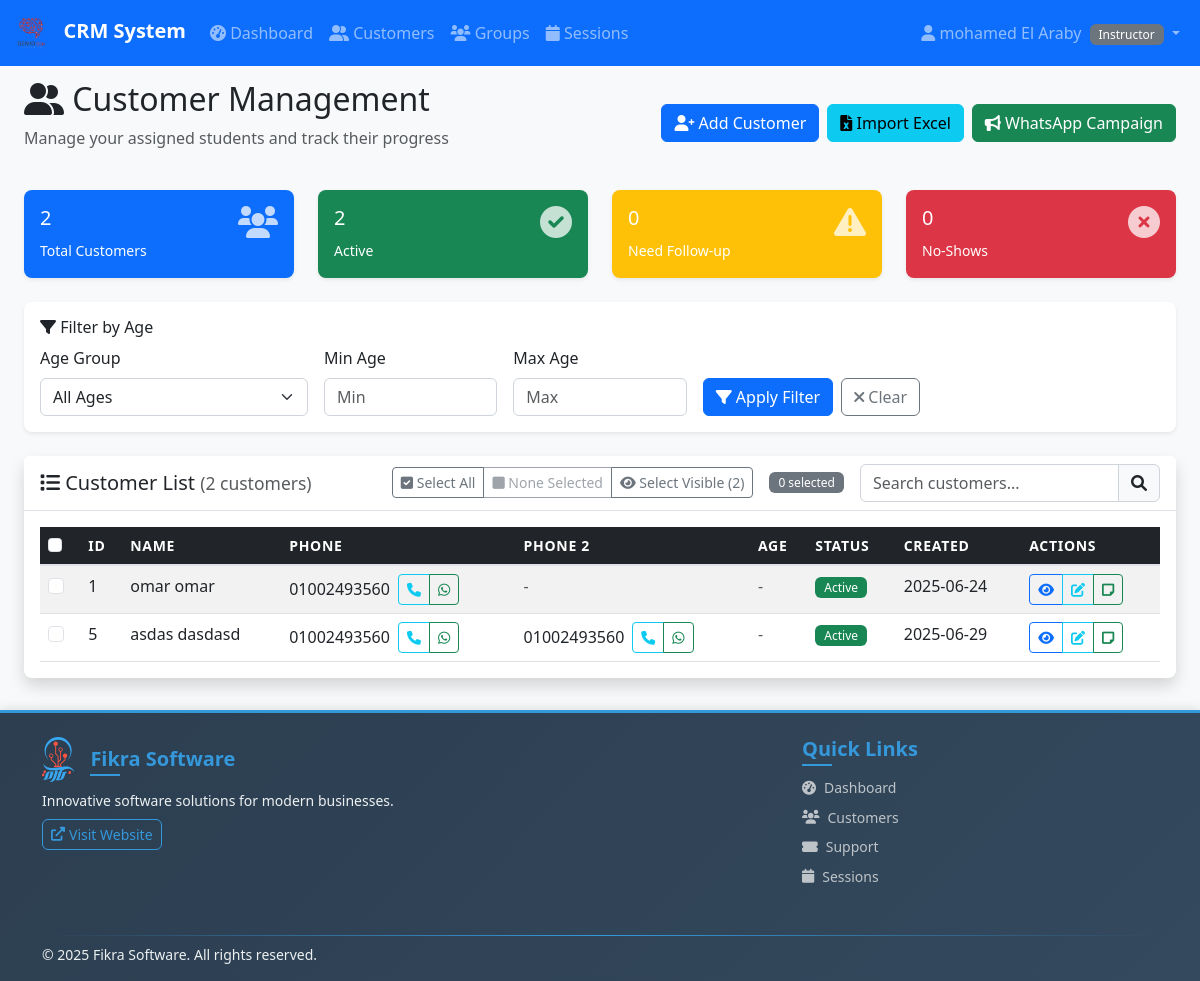
The app's page /customers (signed in), older data.
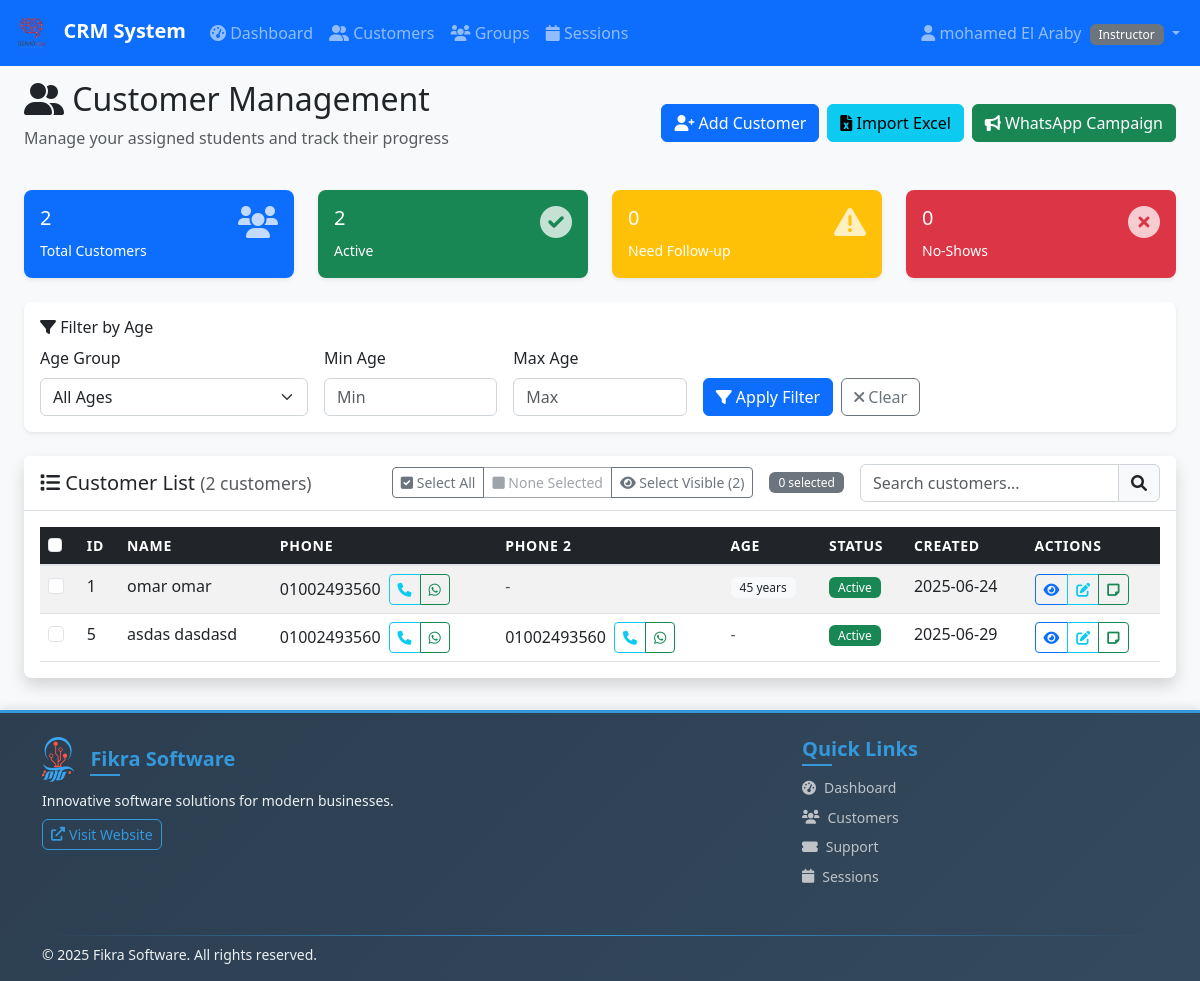
The same page, newer data.
### app.py (models this page shows)
class Customer(db.Model):
    id = db.Column(db.Integer, primary_key=True)
    first_name = db.Column(db.String(50), nullable=False)
    last_name = db.Column(db.String(50), nullable=False)
    phone = db.Column(db.String(20))
    phone2 = db.Column(db.String(20))  # Second phone number
    age = db.Column(db.Integer)  # Customer age
    status = db.Column(db.String(20), default='active')  # active, inactive, needs_follow_up, no_show
    created_at = db.Column(db.DateTime, default=datetime.utcnow)
    initial_notes = db.Column(db.Text)
    assigned_instructors = db.relationship('User',
                                         secondary=customer_instructor_association,
                                         backref=db.backref('assigned_customers', lazy='dynamic'),
                                         lazy='dynamic')

### app.py (the view, shortened to what this page needs)
@app.route('/customers')
@login_required
def customers():
    if current_user.role == 'instructor':
        query = Customer.query.filter(Customer.assigned_instructors.contains(current_user))
    else:
        query = Customer.query
    age_filter = request.args.get('age_filter')
    min_age = request.args.get('min_age')
    max_age = request.args.get('max_age')
    customers = query.all()
    return render_template('customers.html', customers=customers,
                         age_filter=age_filter, min_age=min_age, max_age=max_age)

### app.py (called while the page is built)
@login_manager.user_loader
def load_user(user_id):
    return User.query.get(int(user_id))

### templates/customers.html (shortened to what the changed rows need)
{% extends "base.html" %}
{% block content %}
<div class="container-fluid">
    <div class="row">
        <div class="col-12">
            <div class="d-flex justify-content-between align-items-center mb-4">
                <div>
                    <h2><i class="fas fa-user-friends"></i> Customer Management</h2>
                </div>
            </div>
        </div>
    </div>
    <div class="row">
        <div class="col-12">
            <div class="card shadow">
                <div class="card-body">
                    <div class="table-responsive">
                        <table class="table table-striped table-hover" id="customersTable">
                            <thead class="table-dark">
                                <tr>
                                    <th>
                                        <input type="checkbox" id="selectAll" class="form-check-input">
                                    </th>
                                    <th>ID</th>
                                    <th>Name</th>
                                    <th>Phone</th>
                                    <th>Phone 2</th>
                                    <th>Age</th>
                                    <th>Status</th>
                                    <th>Created</th>
                                    <th>Actions</th>
                                </tr>
                            </thead>
                            <tbody>
                                {% for customer in customers %}
                                <tr>
                                    <td>
                                        <input type="checkbox" name="customer_select" value="{{ customer.id }}"
                                            class="form-check-input customer-checkbox">
                                    </td>
                                    <td>{{ customer.id }}</td>
                                    <td>{{ customer.first_name }} {{ customer.last_name }}</td>
                                    <td>
                                        {% if customer.phone %}
                                        <div class="d-flex align-items-center gap-2">
                                            <span>{{ customer.phone }}</span>
                                            <div class="btn-group btn-group-sm">
                                                <a href="tel:{{ customer.phone }}" class="btn btn-outline-info btn-sm"
                                                    title="Call {{ customer.first_name }}">
                                                    <i class="fas fa-phone"></i>
                                                </a>
                                                <a href="https://wa.me/{{ customer.phone.replace(' ', '').replace('-', '').replace('(', '').replace(')', '') }}"
                                                    target="_blank" class="btn btn-outline-success btn-sm"
                                                    title="WhatsApp {{ customer.first_name }}">
                                                    <i class="fab fa-whatsapp"></i>
                                                </a>
                                            </div>
                                        </div>
                                        {% else %}
                                        <span class="text-muted">-</span>
                                        {% endif %}
                                    </td>
                                    <td>
                                        {% if customer.phone2 %}
                                        <div class="d-flex align-items-center gap-2">
                                            <span>{{ customer.phone2 }}</span>
                                            <div class="btn-group btn-group-sm">
                                                <a href="tel:{{ customer.phone2 }}" class="btn btn-outline-info btn-sm"
                                                    title="Call {{ customer.first_name }}">
                                                    <i class="fas fa-phone"></i>
                                                </a>
                                                <a href="https://wa.me/{{ customer.phone2.replace(' ', '').replace('-', '').replace('(', '').replace(')', '') }}"
                                                    target="_blank" class="btn btn-outline-success btn-sm"
                                                    title="WhatsApp {{ customer.first_name }}">
                                                    <i class="fab fa-whatsapp"></i>
                                                </a>
                                            </div>
                                        </div>
                                        {% else %}
                                        <span class="text-muted">-</span>
                                        {% endif %}
                                    </td>
                                    <td>
                                        {% if customer.age %}
                                        <span class="badge bg-light text-dark">{{ customer.age }} years</span>
                                        {% else %}
                                        <span class="text-muted">-</span>
                                        {% endif %}
                                    </td>
                                    <td>
                                        <span
                                            class="badge bg-{{ 'success' if customer.status == 'active' else 'warning' if customer.status == 'needs_follow_up' else 'danger' if customer.status == 'no_show' else 'secondary' }}">
                                            {{ customer.status.replace('_', ' ').title() }}
                                        </span>
                                    </td>
                                    <td>{{ customer.created_at.strftime('%Y-%m-%d') }}</td>
                                    <td>
                                        <div class="btn-group btn-group-sm" role="group">
                                            <a href="{{ url_for('customer_detail', customer_id=customer.id) }}"
                                                class="btn btn-outline-primary btn-sm" title="View Details">
                                                <i class="fas fa-eye"></i>
                                            </a>
                                            <a href="{{ url_for('edit_customer', customer_id=customer.id) }}"
                                                class="btn btn-outline-info btn-sm" title="Edit">
                                                <i class="fas fa-edit"></i>
                                            </a>
                                            <button type="button" class="btn btn-outline-success btn-sm"
                                                title="Add Note" data-bs-toggle="modal"
                                                data-bs-target="#addNoteModal{{ customer.id }}">
                                                <i class="fas fa-sticky-note"></i>
                                            </button>
                                        </div>
                                    </td>
                                </tr>
                                {% endfor %}
                            </tbody>
                        </table>
                    </div>
                </div>
            </div>
        </div>
    </div>
</div>
{% endblock %}

Row changes from the older to the newer data that the page shows:
changed Customer "omar": age (not shown) → "45"; age "-" → "years"
